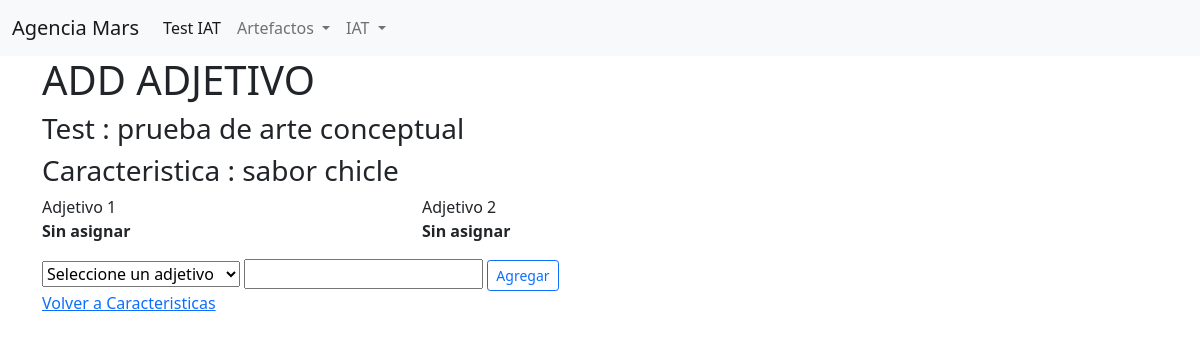
/iat/adjetivo/add/1, run on the app's committed database.
### test_iat/models.py (models this page shows)
class Test(models.Model):
    nombre = models.CharField(max_length=255)
    cliente = models.ForeignKey(Cliente, related_name="tests", on_delete = models.CASCADE)
    created_at = models.DateTimeField(auto_now_add=True)
    updated_at = models.DateTimeField(auto_now=True)

class Tcaracteristicas(models.Model):
    caracteristica=models.ForeignKey(Caracteristica, related_name="t_car", on_delete = models.CASCADE)
    categoria = models.ForeignKey(Tcategoria, related_name="car_cat", on_delete = models.CASCADE)
    created_at = models.DateTimeField(auto_now_add=True)
    updated_at = models.DateTimeField(auto_now=True)

class Caracteristica(models.Model):
    nombre =  models.CharField(max_length=255,unique=True)
    created_at = models.DateTimeField(auto_now_add=True)
    updated_at = models.DateTimeField(auto_now=True)

### test_iat/views.py (the view, shortened to what this page needs)
# urls.py: path('iat/adjetivo/add/<int:car_id>', views.iat_add_adj),
def iat_add_adj(request,car_id):
    if request.method=='GET':
        tcar=Tcaracteristicas.objects.get(id=car_id)
        iat=tcar.categoria.test
        adjs_list=Adjetivo.objects.all()
        adj1={"nombre":"Sin asignar","id":-1}
        adj2={"nombre":"Sin asignar","id":-1}
        n_adj=tcar.adj_car.count()
        result=tcar.adj_car.values_list('adjetivo')
        result2 =tcar.adj_car.values_list('id')
        if n_adj == 1:
            adjetivo=Adjetivo.objects.get(id=result[0][0])
            adj1={"nombre":adjetivo.nombre,"id":result2[0][0]}
        elif n_adj == 2:
            adjetivo=Adjetivo.objects.get(id=result[0][0])
            adj1={"nombre":adjetivo.nombre,"id":result2[0][0]}
            adjetivo=Adjetivo.objects.get(id=result[1][0])
            adj2={"nombre":adjetivo.nombre,"id":result2[1][0]}
        context={
            "car":tcar,
            "iat":iat,
            "adjs_list":adjs_list,
            "adj1":adj1,
            "adj2":adj2
        }
        return render(request, 'iat_adjetivo.html', context)

### test_iat/templates/iat_adjetivo.html (shortened to what this page needs)
{% extends './base.html' %}
{% block content %}
<div class="container">
    <div class="row">
        <div class="col">
            <h1>ADD ADJETIVO </h1>
            <h3>Test : {{iat.nombre}} </h3>
            <h3>Caracteristica : {{car.caracteristica.nombre}}</h3>
        </div>
    </div>
    <div class="row">
        <div class="col-4">
            Adjetivo 1
        </div>
        <div class="col-4">
            Adjetivo 2
        </div>
    </div>
    <div class="row">
        <div class="col-4">
            <b>{{adj1.nombre}}
            </b>
        </div>
        <div class="col-4">
            <b>{{adj2.nombre}}
            </b>
        </div>
    </div>
    {% if adj2.id == -1 %}
    <div class="row mt-3">
        <div class="col">
            <form action="/iat/adjetivo/add/{{car.id}}" method="POST">
                <select name="adj_id" id="adj_id">
                    <option value="">Seleccione un adjetivo</option>
                </select>
                <input type="text" name="new_adj" id="new_adj">
                <button type="submit" class="btn btn-outline-primary btn-sm">Agregar</button>
            </form>
        </div>
    </div>
    {% endif %}
    <a href="/iat/{{iat.id}}">Volver a Caracteristicas</a>
</div>
{% endblock %}

### data on the page
Test: nombre "prueba de arte conceptual"
Tcaracteristicas: caracteristica.nombre "sabor chicle"

### other printed values
{{ adj1.nombre }} "Sin asignar"
{{ adj2.nombre }} "Sin asignar"
